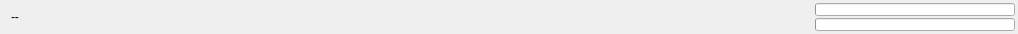
<?xml version="1.0" encoding="UTF-8"?>
<ui version="4.0">
 <class>StatusLayout</class>
 <widget class="QWidget" name="StatusLayout">
  <property name="geometry">
   <rect>
    <x>0</x>
    <y>0</y>
    <width>1018</width>
    <height>34</height>
   </rect>
  </property>
  <property name="windowTitle">
   <string>Form</string>
  </property>
  <layout class="QHBoxLayout" name="horizontalLayout" stretch="0,1,0">
   <property name="topMargin">
    <number>3</number>
   </property>
   <property name="rightMargin">
    <number>3</number>
   </property>
   <property name="bottomMargin">
    <number>3</number>
   </property>
   <item>
    <widget class="QLabel" name="label">
     <property name="text">
      <string>--</string>
     </property>
    </widget>
   </item>
   <item>
    <spacer name="horizontalSpacer">
     <property name="orientation">
      <enum>Qt::Horizontal</enum>
     </property>
     <property name="sizeHint" stdset="0">
      <size>
       <width>780</width>
       <height>20</height>
      </size>
     </property>
    </spacer>
   </item>
   <item>
    <layout class="QVBoxLayout" name="verticalLayout">
     <property name="spacing">
      <number>2</number>
     </property>
     <item>
      <widget class="QProgressBar" name="progressBar">
       <property name="sizePolicy">
        <sizepolicy hsizetype="Expanding" vsizetype="Fixed">
         <horstretch>0</horstretch>
         <verstretch>0</verstretch>
        </sizepolicy>
       </property>
       <property name="minimumSize">
        <size>
         <width>200</width>
         <height>10</height>
        </size>
       </property>
       <property name="maximumSize">
        <size>
         <width>300</width>
         <height>15</height>
        </size>
       </property>
       <property name="value">
        <number>0</number>
       </property>
       <property name="textVisible">
        <bool>false</bool>
       </property>
      </widget>
     </item>
     <item>
      <widget class="QProgressBar" name="progressBar_2">
       <property name="minimumSize">
        <size>
         <width>200</width>
         <height>10</height>
        </size>
       </property>
       <property name="maximumSize">
        <size>
         <width>300</width>
         <height>15</height>
        </size>
       </property>
       <property name="value">
        <number>0</number>
       </property>
       <property name="textVisible">
        <bool>false</bool>
       </property>
      </widget>
     </item>
    </layout>
   </item>
  </layout>
 </widget>
 <resources/>
 <connections/>
</ui>
